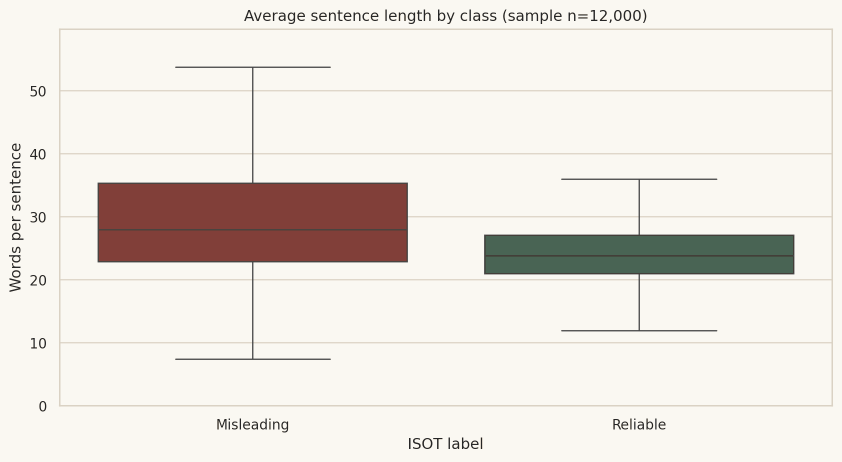
#> input picture reports/figures/average_sentence_length.png, 1683 x 923 px (shown at 1/2 size)
$ python harmonize_saved_figures.py
#> lines starting #> are read from the running program, lines starting #| are printed output that depends on the picture; after the words box and inside, x2 and y2 are one past the last pixel; in counts of white or black regions, pixels touching at a corner belong together
#> in retheme, image is the input picture: PIL image 1683x923 RGBA; mean R, G, B, A 233.8, 228.6, 222.2, 255
"""Harmonise saved chart colours with the NewsLens editorial palette.

This is a deterministic pixel-palette operation, not a chart redraw: geometry,
labels, numeric annotations, and image dimensions remain unchanged. Training
scripts emit the same colours; this helper harmonises the
committed figures when raw datasets are intentionally absent from the package.
"""

from __future__ import annotations

from pathlib import Path

import numpy as np
from PIL import Image


ROOT = Path(__file__).resolve().parents[1]
FIGURES = ROOT / "reports" / "figures"

FILES = (
    "average_sentence_length.png",
    "class_distribution.png",
    "confusion_matrix.png",
    "feature_importance.png",
    "missing_values_heatmap.png",
    "ngram_frequency_comparison.png",
    "numerical_feature_correlation.png",
    "research_matrix_preview.png",
    "roc_pr_curves.png",
    "subject_distribution.png",
    "title_length_distribution.png",
    "top_ngrams.png",
    "vocabulary_size_comparison.png",
    "word_count_distribution.png",
)

# Representative source colours emitted by Seaborn and Matplotlib.
SOURCE_COLOURS = np.asarray(
    [
        (21, 214, 162),   # neon green
        (45, 190, 151),   # green variant
        (24, 191, 230),   # cyan
        (66, 189, 216),   # cyan antialias/curve
        (255, 93, 143),   # bright pink
        (235, 113, 151),  # pink variant
        (124, 92, 252),   # violet
        (117, 87, 255),   # violet variant
        (38, 188, 196),   # teal/cyan table accent
        (37, 101, 133),   # blue table accent
    ],
    dtype=np.float32,
)

TARGET_COLOURS = np.asarray(
    [
        (73, 100, 84),    # success-muted
        (73, 100, 84),
        (73, 100, 84),
        (73, 100, 84),
        (129, 63, 57),    # danger-muted
        (129, 63, 57),
        (109, 89, 71),    # editorial-brown
        (109, 89, 71),
        (109, 89, 71),
        (64, 53, 44),     # deep-brown
    ],
    dtype=np.float32,
)

PAPER_HIGHLIGHT = np.asarray((250, 248, 242), dtype=np.float32)
PAPER_SECONDARY = np.asarray((234, 228, 216), dtype=np.float32)
MUTED_TAUPE = np.asarray((168, 153, 132), dtype=np.float32)


def _palette_map(rgb: np.ndarray) -> np.ndarray:
    """Return a warm-palette RGB array with shape and content preserved."""

    original = rgb.astype(np.float32)
    output = original.copy()

    # Warm the achromatic background/grid system without touching dark text.
    chroma = original.max(axis=2) - original.min(axis=2)
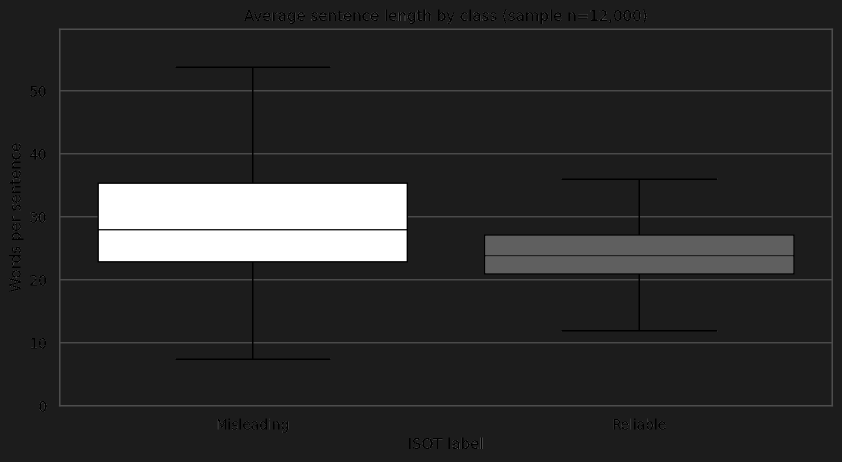
#> chroma: shape (923, 1683) float32 (shown at 1/2 size); min 0, max 72, mean 12.6; drawn with min black and max white
    value = original.mean(axis=2)
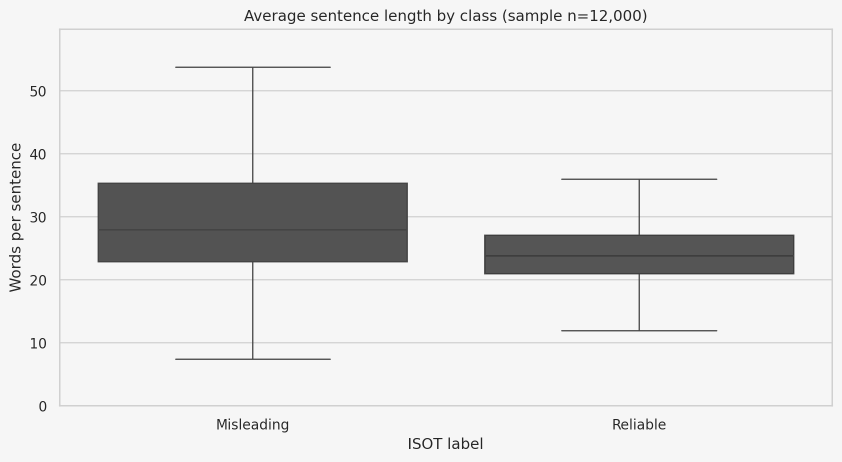
#> value: shape (923, 1683) float32 (shown at 1/2 size); min 38, max 246.7, mean 228.2
    neutral = chroma < 13
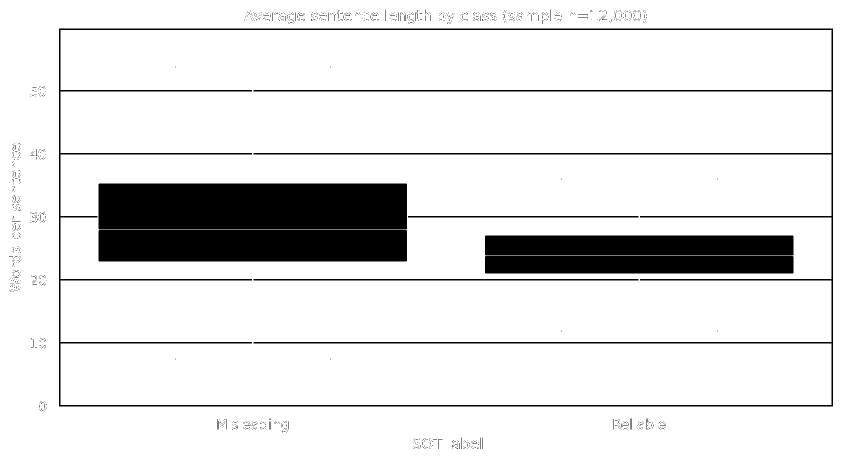
#> neutral: shape (923, 1683) bool (shown at 1/2 size); 88.4% white; 1287 black regions (1265 under 20 px), largest, box (x1, y1, x2, y2) and area: (197, 367, 814, 459) 56760, (197, 460, 814, 523) 38867, (118, 57, 1666, 813) 31308

    near_white = neutral & (value >= 248)
#> near_white: shape (923, 1683) bool; every value is 0
    output[near_white] = PAPER_HIGHLIGHT

    light_grey = neutral & (value >= 220) & (value < 248)
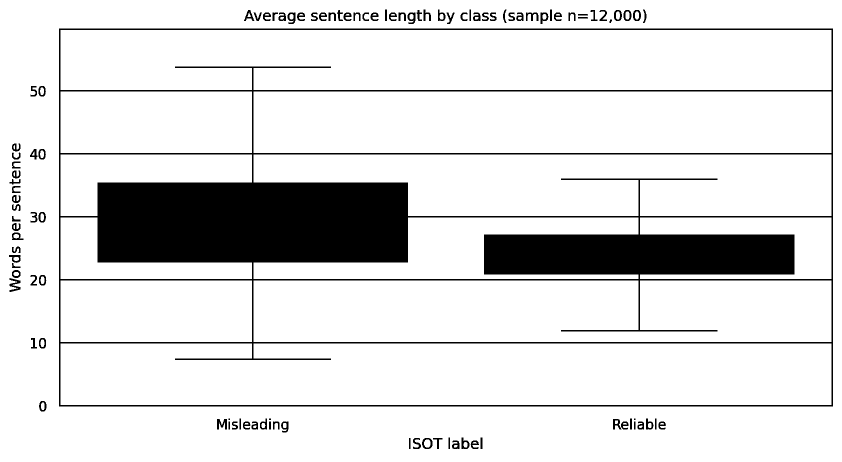
#> light_grey: shape (923, 1683) bool (shown at 1/2 size); 86.9% white; 103 black regions (3 under 20 px), largest, box (x1, y1, x2, y2) and area: (118, 57, 1666, 813) 189714, (19, 556, 41, 584) 291, (434, 838, 454, 859) 262
    if np.any(light_grey):
        t = ((value[light_grey] - 220) / 28)[:, None]
        output[light_grey] = PAPER_SECONDARY * (1 - t) + PAPER_HIGHLIGHT * t

    mid_grey = neutral & (value >= 150) & (value < 220)
    if np.any(mid_grey):
        t = ((value[mid_grey] - 150) / 70)[:, None]
        output[mid_grey] = MUTED_TAUPE * (1 - t) + PAPER_SECONDARY * t

    # Map saturated source hues. Projection toward white preserves antialiasing
    # and light/dark variants around the original canonical chart colour.
    flat = original.reshape(-1, 3)
    deltas = flat[:, None, :] - SOURCE_COLOURS[None, :, :]
    distances = np.sqrt(np.sum(deltas * deltas, axis=2))
    nearest = np.argmin(distances, axis=1)
    nearest_distance = distances[np.arange(len(flat)), nearest]
    saturated = chroma.reshape(-1) >= 13
    if not np.any(saturated & (nearest_distance <= 75)):
        return np.clip(output, 0, 255).astype(np.uint8)
    selected = saturated & (nearest_distance <= 155)

    if np.any(selected):
        source = SOURCE_COLOURS[nearest[selected]]
        target = TARGET_COLOURS[nearest[selected]]
        pixels = flat[selected]
        direction = PAPER_HIGHLIGHT[None, :] - source
        denominator = np.sum(direction * direction, axis=1)
        blend = np.sum((pixels - source) * direction, axis=1) / denominator
        blend = np.clip(blend, -0.45, 1.0)[:, None]
        mapped = np.where(
            blend >= 0,
            target * (1 - blend) + PAPER_HIGHLIGHT[None, :] * blend,
            target * (1 + blend),
        )
        output.reshape(-1, 3)[selected] = mapped

    return np.clip(output, 0, 255).astype(np.uint8)
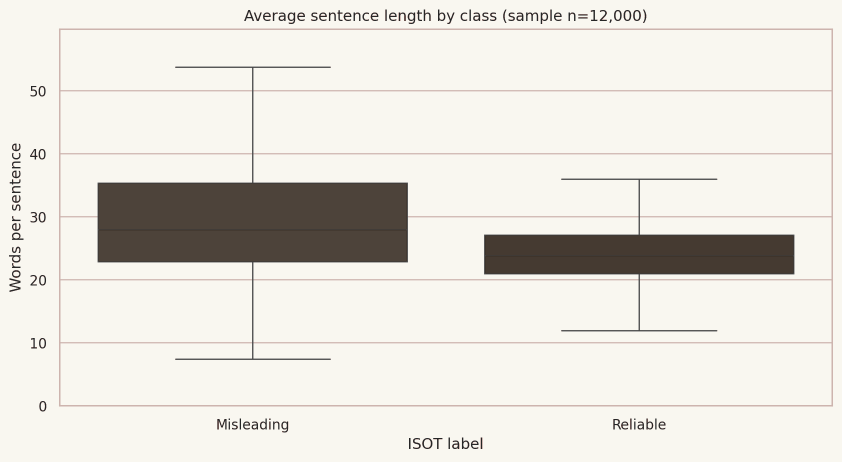
#> returned value: shape (923, 1683, 3) (shown at 1/2 size); mean of channels 0, 1, 2 229.3, 226.1, 219; drawn as R, G, B


def retheme(path: Path) -> None:
    image = Image.open(path).convert("RGBA")
    rgba = np.asarray(image).copy()
    rgba[:, :, :3] = _palette_map(rgba[:, :, :3])
    result = Image.fromarray(rgba, mode="RGBA")
    save_kwargs: dict[str, object] = {"optimize": True}
    dpi = image.info.get("dpi")
#> dpi = (190, 190)
    if dpi:
        save_kwargs["dpi"] = dpi
    result.save(path, **save_kwargs)


def main() -> None:
    for name in FILES:
        path = FIGURES / name
        if not path.exists():
            print(f"skip {name}: missing")
            continue
        size = path.stat().st_size
        retheme(path)
        print(f"{name}: {size:,} -> {path.stat().st_size:,} bytes")
#> pass 2 of the loop in main, `for name in FILES:`:
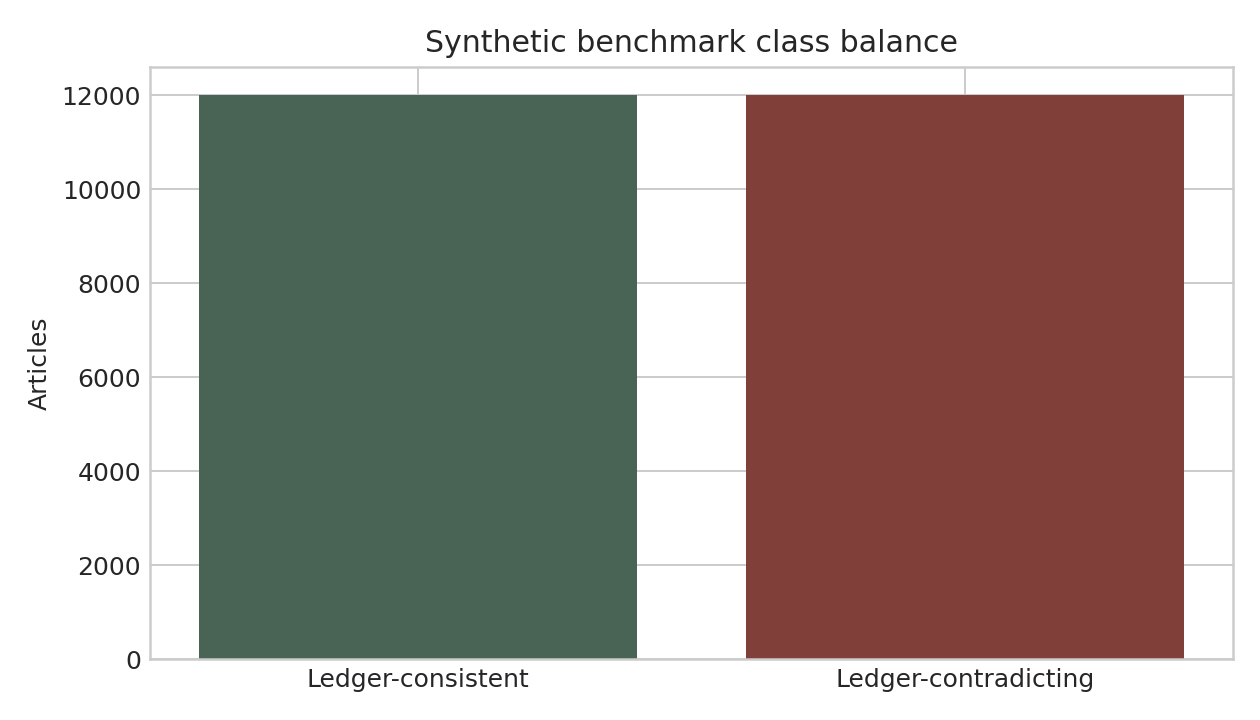
#> input picture reports/figures/class_distribution.png, 1260 x 720 px
#> in retheme, image is the input picture: PIL image 1260x720 RGBA; mean R, G, B, A 168.5, 157.9, 151.9, 255
#> original: shape (720, 1260, 3) float32
#> chroma: shape (720, 1260) float32
#> value: shape (720, 1260) float32
#> in _palette_map (call 2), `neutral = chroma < 13`:
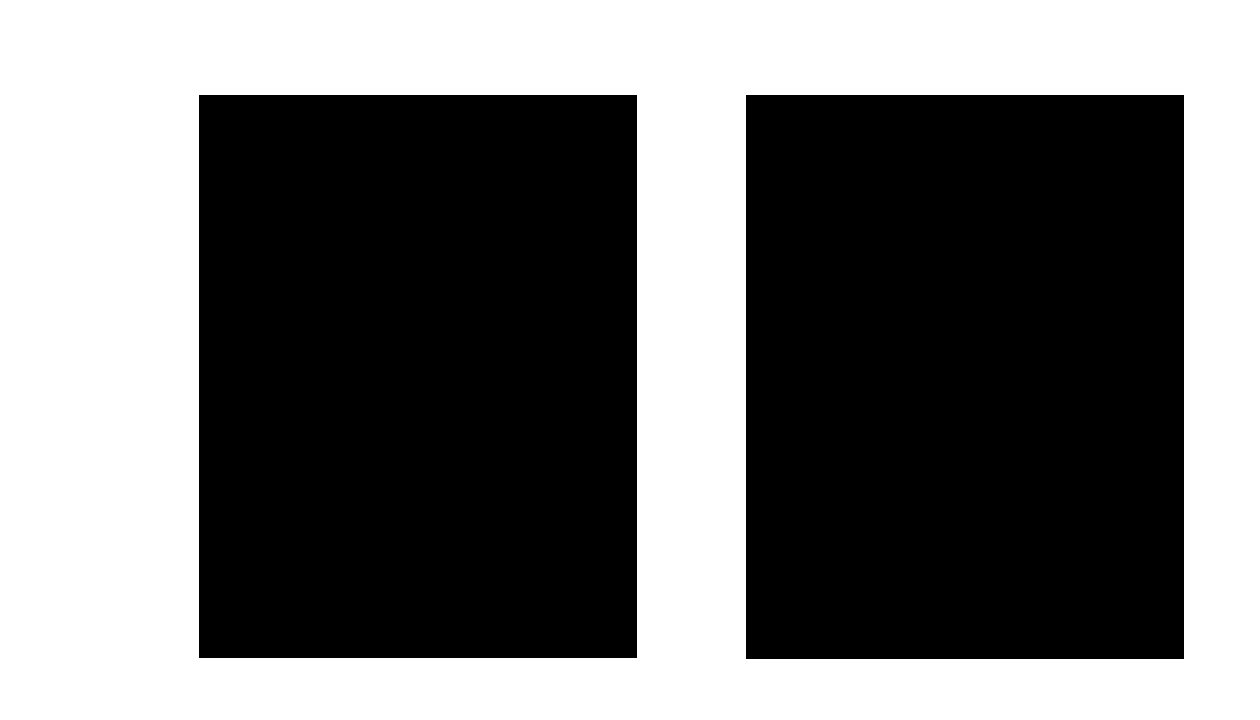
#> neutral: shape (720, 1260) bool; 45.6% white; 1 white region, box (x1, y1, x2, y2) and area: (0, 0, 1260, 720) 413574
#> near_white: shape (720, 1260) bool; 42.8% white; 71 white regions (7 under 20 px), largest, box (x1, y1, x2, y2) and area: (0, 0, 1260, 720) 246685, (419, 69, 964, 94) 13625, (637, 96, 746, 188) 10028
#> light_grey: shape (720, 1260) bool; 0.11% white in thin lines or dots, all inside (x1, y1, x2, y2) = (28, 29, 1092, 692)
#> in _palette_map (call 2), `t = ((value[light_grey] - 220) / 28)[:, None]`: t = 970 values, max 0.964 at index 20, min 0 at index 14, mean 0.503
#> mid_grey: shape (720, 1260) bool; 1.6% white; 984 white regions (978 under 20 px), largest, box (x1, y1, x2, y2) and area: (149, 66, 1235, 661) 11946, (637, 188, 746, 190) 218, (637, 282, 746, 284) 218, (637, 376, 746, 378) 218, (637, 470, 746, 472) 218, (637, 564, 746, 566) 218
#> in _palette_map (call 2), `t = ((value[mid_grey] - 150) / 70)[:, None]`: t = 14947 values, max 0.986 at index 42, min 0 at index 76, mean 0.787
#> in _palette_map (call 2), `return np.clip(output, 0, 255).astype(np.uint8)`:
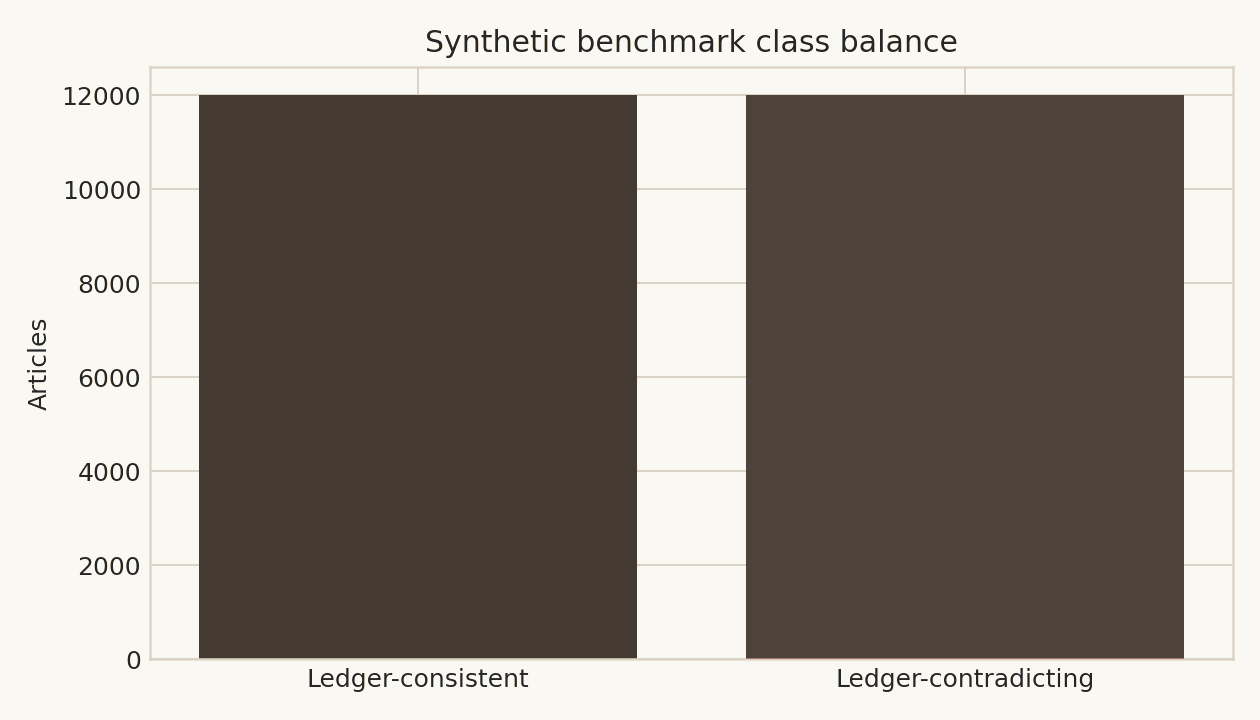
#> returned value: shape (720, 1260, 3); mean of channels 0, 1, 2 151.4, 144.6, 136.9; drawn as R, G, B
#> rgba: shape (720, 1260, 4)
#> dpi = (180, 180)
#> pass 3 of the loop in main, `for name in FILES:`:
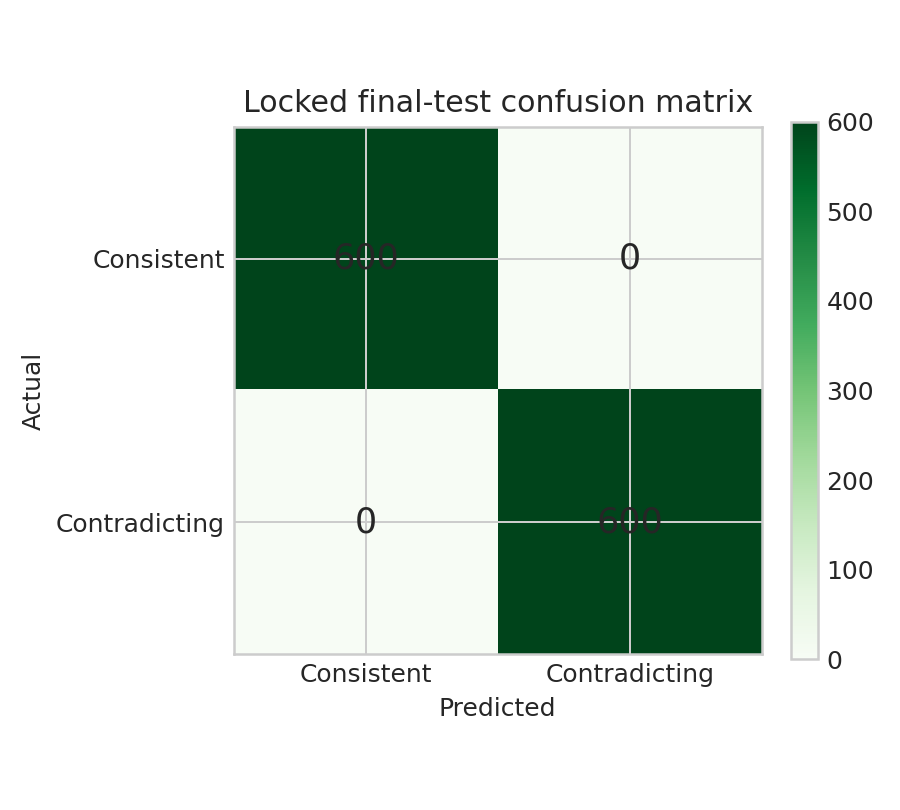
#> input picture reports/figures/confusion_matrix.png, 900 x 810 px
#> in retheme, image is the input picture: PIL image 900x810 RGBA; mean R, G, B, A 199.9, 214.6, 204.8, 255
#> original: shape (810, 900, 3) float32
#> chroma: shape (810, 900) float32
#> value: shape (810, 900) float32
#> in _palette_map (call 3), `neutral = chroma < 13`:
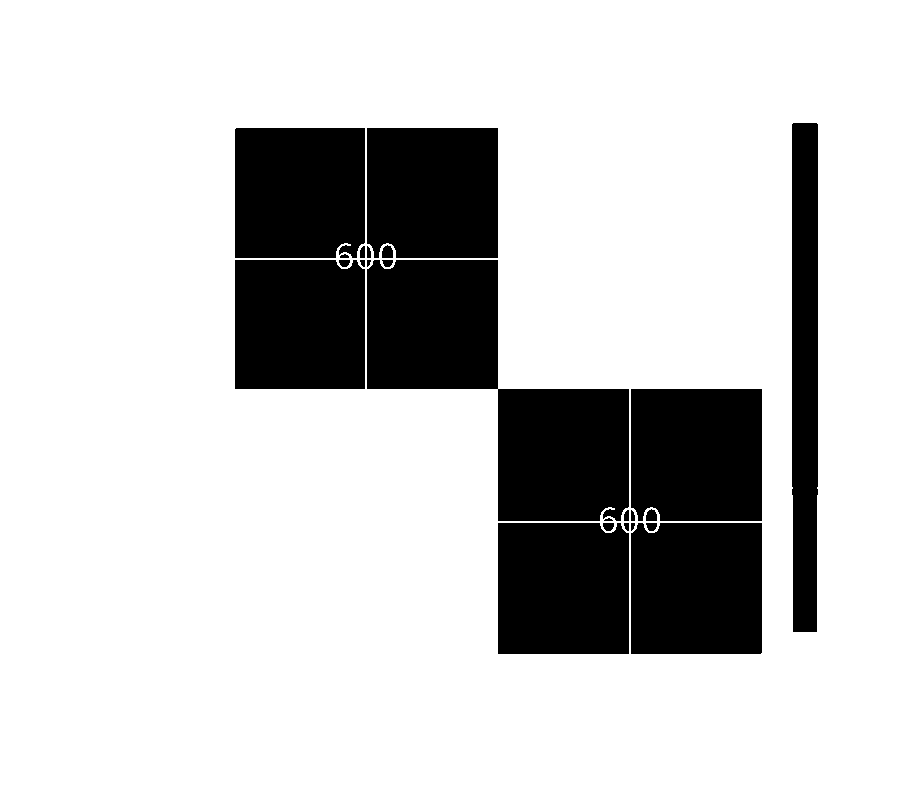
#> neutral: shape (810, 900) bool; 79.6% white; 24 black regions (1 under 20 px), largest, box (x1, y1, x2, y2) and area: (367, 260, 629, 521) 33834, (631, 389, 762, 521) 17019, (631, 523, 762, 654) 16973
#> near_white: shape (810, 900) bool; 76% white; 122 black regions (10 under 20 px), largest, box (x1, y1, x2, y2) and area: (233, 126, 764, 656) 146434, (790, 121, 820, 661) 16176, (657, 95, 682, 112) 226
#> light_grey: shape (810, 900) bool; 0.24% white; 796 white regions (794 under 20 px), largest, box (x1, y1, x2, y2) and area: (793, 632, 817, 657) 600, (296, 89, 297, 112) 23
#> in _palette_map (call 3), `t = ((value[light_grey] - 220) / 28)[:, None]`: t = 1752 values, max 0.976 at index 1348, min 0 at index 4, mean 0.599
#> in _palette_map (call 3), `mid_grey = neutral & (value >= 150) & (value < 220)`:
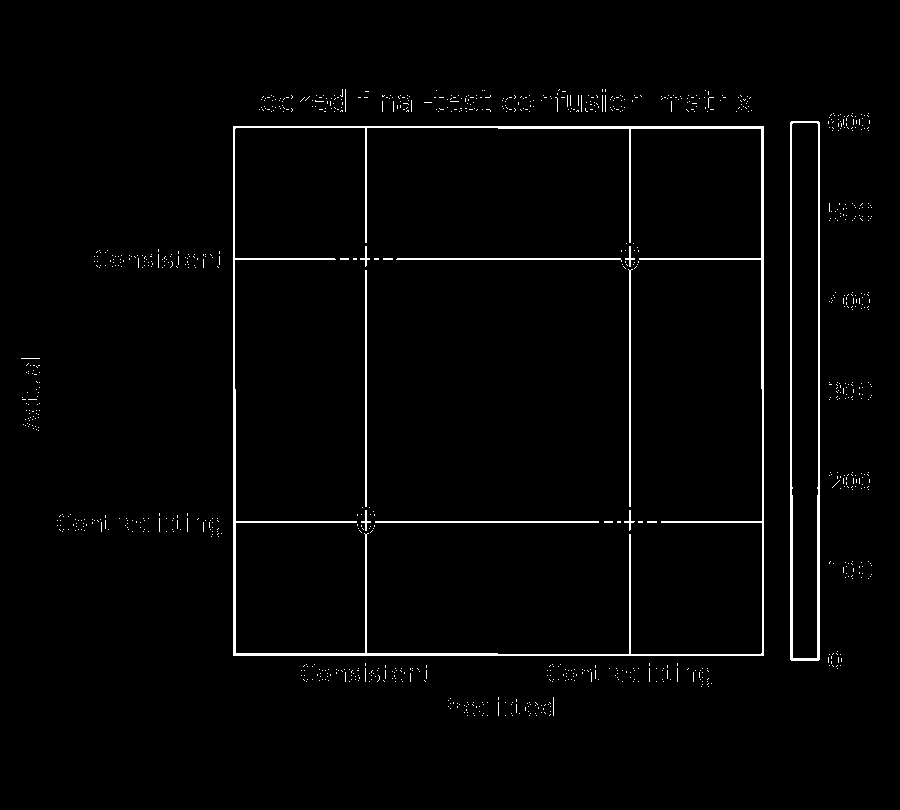
#> mid_grey: shape (810, 900) bool; 1.9% white in thin lines or dots, all inside (x1, y1, x2, y2) = (21, 89, 872, 716)
#> in _palette_map (call 3), `t = ((value[mid_grey] - 150) / 70)[:, None]`: t = 13938 values, max 0.995 at index 5061, min 0 at index 84, mean 0.783
#> rgba: shape (810, 900, 4)
#> the loop made 14 passes; the first 3 are shown


if __name__ == "__main__":
    main()
